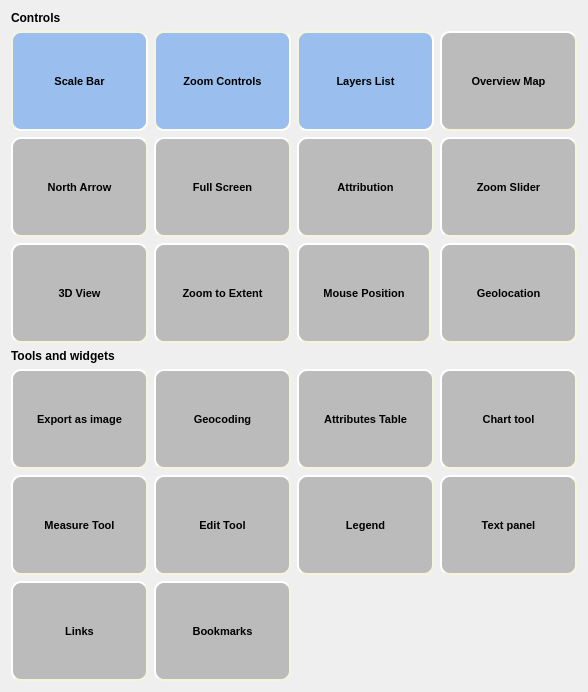
     <widget class="QWidget" name="widgetsTab">
      <attribute name="title">
       <string>Widgets</string>
      </attribute>
      <layout class="QGridLayout" name="gridLayout_3">
       <item row="0" column="0">
        <widget class="QLabel" name="label_2">
         <property name="sizePolicy">
          <sizepolicy hsizetype="Preferred" vsizetype="Fixed">
           <horstretch>0</horstretch>
           <verstretch>0</verstretch>
          </sizepolicy>
         </property>
         <property name="text">
          <string>&lt;html&gt;&lt;head/&gt;&lt;body&gt;&lt;p&gt;&lt;span style=&quot; font-weight:600;&quot;&gt;Controls&lt;/span&gt;&lt;/p&gt;&lt;/body&gt;&lt;/html&gt;</string>
         </property>
         <property name="textFormat">
          <enum>Qt::RichText</enum>
         </property>
        </widget>
       </item>
       <item row="1" column="0">
        <widget class="QToolButton" name="scaleBarButton">
         <property name="minimumSize">
          <size>
           <width>134</width>
           <height>100</height>
          </size>
         </property>
         <property name="styleSheet">
          <string notr="true">QToolButton {
     background-color: #bbbbbb;
     border-style: outset;
     border-width: 2px;
     border-radius: 10px;
     border-color: beige;
     font: bold 11px;
     min-width: 100px;
     max-widht: 100px;
     padding: 15px;
 }
 QToolButton:checked {
     background-color: #9ABEED;
     border-style: inset;
 }</string>
         </property>
         <property name="text">
          <string>Scale Bar</string>
         </property>
         <property name="icon">
          <iconset resource="resources.qrc">
           <normaloff>:/plugins/qgis2ol/icons/puzzle.png</normaloff>:/plugins/qgis2ol/icons/puzzle.png</iconset>
         </property>
         <property name="iconSize">
          <size>
           <width>32</width>
           <height>32</height>
          </size>
         </property>
         <property name="checkable">
          <bool>true</bool>
         </property>
         <property name="checked">
          <bool>true</bool>
         </property>
         <property name="toolButtonStyle">
          <enum>Qt::ToolButtonTextUnderIcon</enum>
         </property>
        </widget>
       </item>
       <item row="1" column="1">
        <widget class="QToolButton" name="zoomControlsButton">
         <property name="minimumSize">
          <size>
           <width>134</width>
           <height>100</height>
          </size>
         </property>
         <property name="styleSheet">
          <string notr="true">QToolButton {
     background-color: #bbbbbb;
     border-style: outset;
     border-width: 2px;
     border-radius: 10px;
     border-color: beige;
     font: bold 11px;
     min-width: 100px;
     max-widht: 100px;
     padding: 15px;
 }
 QToolButton:checked {
     background-color: #9ABEED;
     border-style: inset;
 }</string>
         </property>
         <property name="text">
          <string>Zoom Controls</string>
         </property>
         <property name="icon">
          <iconset resource="resources.qrc">
           <normaloff>:/plugins/qgis2ol/icons/puzzle.png</normaloff>:/plugins/qgis2ol/icons/puzzle.png</iconset>
         </property>
         <property name="iconSize">
          <size>
           <width>32</width>
           <height>32</height>
          </size>
         </property>
         <property name="checkable">
          <bool>true</bool>
         </property>
         <property name="checked">
          <bool>true</bool>
         </property>
         <property name="toolButtonStyle">
          <enum>Qt::ToolButtonTextUnderIcon</enum>
         </property>
         <property name="autoRaise">
          <bool>false</bool>
         </property>
         <property name="arrowType">
          <enum>Qt::NoArrow</enum>
         </property>
        </widget>
       </item>
       <item row="1" column="2">
        <widget class="QToolButton" name="layersListButton">
         <property name="minimumSize">
          <size>
           <width>134</width>
           <height>100</height>
          </size>
         </property>
         <property name="styleSheet">
          <string notr="true">QToolButton {
     background-color: #bbbbbb;
     border-style: outset;
     border-width: 2px;
     border-radius: 10px;
     border-color: beige;
     font: bold 11px;
     min-width: 100px;
     max-widht: 100px;
     padding: 15px;
 }
 QToolButton:checked {
     background-color: #9ABEED;
     border-style: inset;
 }</string>
         </property>
         <property name="text">
          <string>Layers List</string>
         </property>
         <property name="icon">
          <iconset resource="resources.qrc">
           <normaloff>:/plugins/qgis2ol/icons/puzzle.png</normaloff>:/plugins/qgis2ol/icons/puzzle.png</iconset>
         </property>
         <property name="iconSize">
          <size>
           <width>32</width>
           <height>32</height>
          </size>
         </property>
         <property name="checkable">
          <bool>true</bool>
         </property>
         <property name="checked">
          <bool>true</bool>
         </property>
         <property name="toolButtonStyle">
          <enum>Qt::ToolButtonTextUnderIcon</enum>
         </property>
        </widget>
       </item>
       <item row="1" column="3">
        <widget class="QToolButton" name="overviewButton">
         <property name="minimumSize">
          <size>
           <width>134</width>
           <height>100</height>
          </size>
         </property>
         <property name="styleSheet">
          <string notr="true">QToolButton {
     background-color: #bbbbbb;
     border-style: outset;
     border-width: 2px;
     border-radius: 10px;
     border-color: beige;
     font: bold 11px;
     min-width: 100px;
     max-widht: 100px;
     padding: 15px;
 }
 QToolButton:checked {
     background-color: #9ABEED;
     border-style: inset;
 }</string>
         </property>
         <property name="text">
          <string>Overview Map</string>
         </property>
         <property name="icon">
          <iconset resource="resources.qrc">
           <normaloff>:/plugins/qgis2ol/icons/puzzle.png</normaloff>:/plugins/qgis2ol/icons/puzzle.png</iconset>
         </property>
         <property name="iconSize">
          <size>
           <width>32</width>
           <height>32</height>
          </size>
         </property>
         <property name="checkable">
          <bool>true</bool>
         </property>
         <property name="toolButtonStyle">
          <enum>Qt::ToolButtonTextUnderIcon</enum>
         </property>
        </widget>
       </item>
       <item row="2" column="0">
        <widget class="QToolButton" name="northArrowButton">
         <property name="minimumSize">
          <size>
           <width>134</width>
           <height>100</height>
          </size>
         </property>
         <property name="styleSheet">
          <string notr="true">QToolButton {
     background-color: #bbbbbb;
     border-style: outset;
     border-width: 2px;
     border-radius: 10px;
     border-color: beige;
     font: bold 11px;
     min-width: 100px;
     max-widht: 100px;
     padding: 15px;
 }
 QToolButton:checked {
     background-color: #9ABEED;
     border-style: inset;
 }</string>
         </property>
         <property name="text">
          <string>North Arrow</string>
         </property>
         <property name="icon">
          <iconset resource="resources.qrc">
           <normaloff>:/plugins/qgis2ol/icons/puzzle.png</normaloff>:/plugins/qgis2ol/icons/puzzle.png</iconset>
         </property>
         <property name="iconSize">
          <size>
           <width>32</width>
           <height>32</height>
          </size>
         </property>
         <property name="checkable">
          <bool>true</bool>
         </property>
         <property name="toolButtonStyle">
          <enum>Qt::ToolButtonTextUnderIcon</enum>
         </property>
        </widget>
       </item>
       <item row="2" column="1">
        <widget class="QToolButton" name="fullScreenButton">
         <property name="minimumSize">
          <size>
           <width>134</width>
           <height>100</height>
          </size>
         </property>
         <property name="styleSheet">
          <string notr="true">QToolButton {
     background-color: #bbbbbb;
     border-style: outset;
     border-width: 2px;
     border-radius: 10px;
     border-color: beige;
     font: bold 11px;
     min-width: 100px;
     max-widht: 100px;
     padding: 15px;
 }
 QToolButton:checked {
     background-color: #9ABEED;
     border-style: inset;
 }</string>
         </property>
         <property name="text">
          <string>Full Screen</string>
         </property>
         <property name="icon">
          <iconset resource="resources.qrc">
           <normaloff>:/plugins/qgis2ol/icons/puzzle.png</normaloff>:/plugins/qgis2ol/icons/puzzle.png</iconset>
         </property>
         <property name="iconSize">
          <size>
           <width>32</width>
           <height>32</height>
          </size>
         </property>
         <property name="checkable">
          <bool>true</bool>
         </property>
         <property name="toolButtonStyle">
          <enum>Qt::ToolButtonTextUnderIcon</enum>
         </property>
        </widget>
       </item>
       <item row="2" column="2">
        <widget class="QToolButton" name="attributionButton">
         <property name="minimumSize">
          <size>
           <width>134</width>
           <height>100</height>
          </size>
         </property>
         <property name="styleSheet">
          <string notr="true">QToolButton {
     background-color: #bbbbbb;
     border-style: outset;
     border-width: 2px;
     border-radius: 10px;
     border-color: beige;
     font: bold 11px;
     min-width: 100px;
     max-widht: 100px;
     padding: 15px;
 }
 QToolButton:checked {
     background-color: #9ABEED;
     border-style: inset;
 }</string>
         </property>
         <property name="text">
          <string>Attribution</string>
         </property>
         <property name="icon">
          <iconset resource="resources.qrc">
           <normaloff>:/plugins/qgis2ol/icons/puzzle.png</normaloff>:/plugins/qgis2ol/icons/puzzle.png</iconset>
         </property>
         <property name="iconSize">
          <size>
           <width>32</width>
           <height>32</height>
          </size>
         </property>
         <property name="checkable">
          <bool>true</bool>
         </property>
         <property name="toolButtonStyle">
          <enum>Qt::ToolButtonTextUnderIcon</enum>
         </property>
        </widget>
       </item>
       <item row="2" column="3">
        <widget class="QToolButton" name="zoomSliderButton">
         <property name="minimumSize">
          <size>
           <width>134</width>
           <height>100</height>
          </size>
         </property>
         <property name="styleSheet">
          <string notr="true">QToolButton {
     background-color: #bbbbbb;
     border-style: outset;
     border-width: 2px;
     border-radius: 10px;
     border-color: beige;
     font: bold 11px;
     min-width: 100px;
     max-widht: 100px;
     padding: 15px;
 }
 QToolButton:checked {
     background-color: #9ABEED;
     border-style: inset;
 }</string>
         </property>
         <property name="text">
          <string>Zoom Slider</string>
         </property>
         <property name="icon">
          <iconset resource="resources.qrc">
           <normaloff>:/plugins/qgis2ol/icons/puzzle.png</normaloff>:/plugins/qgis2ol/icons/puzzle.png</iconset>
         </property>
         <property name="iconSize">
          <size>
           <width>32</width>
           <height>32</height>
          </size>
         </property>
         <property name="checkable">
          <bool>true</bool>
         </property>
         <property name="toolButtonStyle">
          <enum>Qt::ToolButtonTextUnderIcon</enum>
         </property>
        </widget>
       </item>
       <item row="3" column="0">
        <widget class="QToolButton" name="cesiumButton">
         <property name="minimumSize">
          <size>
           <width>134</width>
           <height>100</height>
          </size>
         </property>
         <property name="styleSheet">
          <string notr="true">QToolButton {
     background-color: #bbbbbb;
     border-style: outset;
     border-width: 2px;
     border-radius: 10px;
     border-color: beige;
     font: bold 11px;
     min-width: 100px;
     max-widht: 100px;
     padding: 15px;
 }
 QToolButton:checked {
     background-color: #9ABEED;
     border-style: inset;
 }</string>
         </property>
         <property name="text">
          <string>3D View</string>
         </property>
         <property name="icon">
          <iconset resource="resources.qrc">
           <normaloff>:/plugins/qgis2ol/icons/puzzle.png</normaloff>:/plugins/qgis2ol/icons/puzzle.png</iconset>
         </property>
         <property name="iconSize">
          <size>
           <width>32</width>
           <height>32</height>
          </size>
         </property>
         <property name="checkable">
          <bool>true</bool>
         </property>
         <property name="toolButtonStyle">
          <enum>Qt::ToolButtonTextUnderIcon</enum>
         </property>
        </widget>
       </item>
       <item row="3" column="1">
        <widget class="QToolButton" name="zoomToExtentButton">
         <property name="minimumSize">
          <size>
           <width>134</width>
           <height>100</height>
          </size>
         </property>
         <property name="styleSheet">
          <string notr="true">QToolButton {
     background-color: #bbbbbb;
     border-style: outset;
     border-width: 2px;
     border-radius: 10px;
     border-color: beige;
     font: bold 11px;
     min-width: 100px;
     max-widht: 100px;
     padding: 15px;
 }
 QToolButton:checked {
     background-color: #9ABEED;
     border-style: inset;
 }</string>
         </property>
         <property name="text">
          <string>Zoom to Extent</string>
         </property>
         <property name="icon">
          <iconset resource="resources.qrc">
           <normaloff>:/plugins/qgis2ol/icons/puzzle.png</normaloff>:/plugins/qgis2ol/icons/puzzle.png</iconset>
         </property>
         <property name="iconSize">
          <size>
           <width>32</width>
           <height>32</height>
          </size>
         </property>
         <property name="checkable">
          <bool>true</bool>
         </property>
         <property name="toolButtonStyle">
          <enum>Qt::ToolButtonTextUnderIcon</enum>
         </property>
        </widget>
       </item>
       <item row="3" column="2">
        <widget class="QToolButton" name="mousePositionButton">
         <property name="minimumSize">
          <size>
           <width>134</width>
           <height>100</height>
          </size>
         </property>
         <property name="maximumSize">
          <size>
           <width>100</width>
           <height>100</height>
          </size>
         </property>
         <property name="styleSheet">
          <string notr="true">QToolButton {
     background-color: #bbbbbb;
     border-style: outset;
     border-width: 2px;
     border-radius: 10px;
     border-color: beige;
     font: bold 11px;
     min-width: 100px;
     max-widht: 100px;
     padding: 15px;
 }
 QToolButton:checked {
     background-color: #9ABEED;
     border-style: inset;
 }</string>
         </property>
         <property name="text">
          <string>Mouse Position</string>
         </property>
         <property name="icon">
          <iconset resource="resources.qrc">
           <normaloff>:/plugins/qgis2ol/icons/puzzle.png</normaloff>:/plugins/qgis2ol/icons/puzzle.png</iconset>
         </property>
         <property name="iconSize">
          <size>
           <width>32</width>
           <height>32</height>
          </size>
         </property>
         <property name="checkable">
          <bool>true</bool>
         </property>
         <property name="autoRepeat">
          <bool>false</bool>
         </property>
         <property name="toolButtonStyle">
          <enum>Qt::ToolButtonTextUnderIcon</enum>
         </property>
        </widget>
       </item>
       <item row="3" column="3">
        <widget class="QToolButton" name="geolocationButton">
         <property name="minimumSize">
          <size>
           <width>134</width>
           <height>100</height>
          </size>
         </property>
         <property name="styleSheet">
          <string notr="true">QToolButton {
     background-color: #bbbbbb;
     border-style: outset;
     border-width: 2px;
     border-radius: 10px;
     border-color: beige;
     font: bold 11px;
     min-width: 100px;
     max-widht: 100px;
     padding: 15px;
 }
 QToolButton:checked {
     background-color: #9ABEED;
     border-style: inset;
 }</string>
         </property>
         <property name="text">
          <string>Geolocation</string>
         </property>
         <property name="icon">
          <iconset resource="resources.qrc">
           <normaloff>:/plugins/qgis2ol/icons/puzzle.png</normaloff>:/plugins/qgis2ol/icons/puzzle.png</iconset>
         </property>
         <property name="iconSize">
          <size>
           <width>32</width>
           <height>32</height>
          </size>
         </property>
         <property name="checkable">
          <bool>true</bool>
         </property>
         <property name="toolButtonStyle">
          <enum>Qt::ToolButtonTextUnderIcon</enum>
         </property>
        </widget>
       </item>
       <item row="4" column="0">
        <widget class="QLabel" name="label_15">
         <property name="sizePolicy">
          <sizepolicy hsizetype="Preferred" vsizetype="Fixed">
           <horstretch>0</horstretch>
           <verstretch>0</verstretch>
          </sizepolicy>
         </property>
         <property name="text">
          <string>&lt;html&gt;&lt;head/&gt;&lt;body&gt;&lt;p&gt;&lt;span style=&quot; font-weight:600;&quot;&gt;Tools and widgets &lt;/span&gt;&lt;/p&gt;&lt;/body&gt;&lt;/html&gt;</string>
         </property>
         <property name="textFormat">
          <enum>Qt::RichText</enum>
         </property>
        </widget>
       </item>
       <item row="5" column="0">
        <widget class="QToolButton" name="exportAsImageButton">
         <property name="minimumSize">
          <size>
           <width>134</width>
           <height>100</height>
          </size>
         </property>
         <property name="styleSheet">
          <string notr="true">QToolButton {
     background-color: #bbbbbb;
     border-style: outset;
     border-width: 2px;
     border-radius: 10px;
     border-color: beige;
     font: bold 11px;
     min-width: 100px;
     max-widht: 100px;
     padding: 15px;
 }
 QToolButton:checked {
     background-color: #9ABEED;
     border-style: inset;
 }</string>
         </property>
         <property name="text">
          <string>Export as image</string>
         </property>
         <property name="icon">
          <iconset resource="resources.qrc">
           <normaloff>:/plugins/qgis2ol/icons/puzzle.png</normaloff>:/plugins/qgis2ol/icons/puzzle.png</iconset>
         </property>
         <property name="iconSize">
          <size>
           <width>32</width>
           <height>32</height>
          </size>
         </property>
         <property name="checkable">
          <bool>true</bool>
         </property>
         <property name="checked">
          <bool>false</bool>
         </property>
         <property name="toolButtonStyle">
          <enum>Qt::ToolButtonTextUnderIcon</enum>
         </property>
        </widget>
       </item>
       <item row="5" column="1">
        <widget class="QToolButton" name="geocodingButton">
         <property name="minimumSize">
          <size>
           <width>134</width>
           <height>100</height>
          </size>
         </property>
         <property name="styleSheet">
          <string notr="true">QToolButton {
     background-color: #bbbbbb;
     border-style: outset;
     border-width: 2px;
     border-radius: 10px;
     border-color: beige;
     font: bold 11px;
     min-width: 100px;
     max-widht: 100px;
     padding: 15px;
 }
 QToolButton:checked {
     background-color: #9ABEED;
     border-style: inset;
 }</string>
         </property>
         <property name="text">
          <string>Geocoding</string>
         </property>
         <property name="icon">
          <iconset resource="resources.qrc">
           <normaloff>:/plugins/qgis2ol/icons/puzzle.png</normaloff>:/plugins/qgis2ol/icons/puzzle.png</iconset>
         </property>
         <property name="iconSize">
          <size>
           <width>32</width>
           <height>32</height>
          </size>
         </property>
         <property name="checkable">
          <bool>true</bool>
         </property>
         <property name="toolButtonStyle">
          <enum>Qt::ToolButtonTextUnderIcon</enum>
         </property>
        </widget>
       </item>
       <item row="5" column="2">
        <widget class="QToolButton" name="attributesTableButton">
         <property name="minimumSize">
          <size>
           <width>134</width>
           <height>100</height>
          </size>
         </property>
         <property name="styleSheet">
          <string notr="true">QToolButton {
     background-color: #bbbbbb;
     border-style: outset;
     border-width: 2px;
     border-radius: 10px;
     border-color: beige;
     font: bold 11px;
     min-width: 100px;
     max-widht: 100px;
     padding: 15px;
 }
 QToolButton:checked {
     background-color: #9ABEED;
     border-style: inset;
 }</string>
         </property>
         <property name="text">
          <string>Attributes Table</string>
         </property>
         <property name="icon">
          <iconset resource="resources.qrc">
           <normaloff>:/plugins/qgis2ol/icons/puzzle.png</normaloff>:/plugins/qgis2ol/icons/puzzle.png</iconset>
         </property>
         <property name="iconSize">
          <size>
           <width>32</width>
           <height>32</height>
          </size>
         </property>
         <property name="checkable">
          <bool>true</bool>
         </property>
         <property name="toolButtonStyle">
          <enum>Qt::ToolButtonTextUnderIcon</enum>
         </property>
        </widget>
       </item>
       <item row="5" column="3">
        <widget class="QToolButton" name="chartToolButton">
         <property name="minimumSize">
          <size>
           <width>134</width>
           <height>100</height>
          </size>
         </property>
         <property name="styleSheet">
          <string notr="true">QToolButton {
     background-color: #bbbbbb;
     border-style: outset;
     border-width: 2px;
     border-radius: 10px;
     border-color: beige;
     font: bold 11px;
     min-width: 100px;
     max-widht: 100px;
     padding: 15px;
 }
 QToolButton:checked {
     background-color: #9ABEED;
     border-style: inset;
 }</string>
         </property>
         <property name="text">
          <string>Chart tool</string>
         </property>
         <property name="icon">
          <iconset resource="resources.qrc">
           <normaloff>:/plugins/qgis2ol/icons/puzzle.png</normaloff>:/plugins/qgis2ol/icons/puzzle.png</iconset>
         </property>
         <property name="iconSize">
          <size>
           <width>32</width>
           <height>32</height>
          </size>
         </property>
         <property name="checkable">
          <bool>true</bool>
         </property>
         <property name="toolButtonStyle">
          <enum>Qt::ToolButtonTextUnderIcon</enum>
         </property>
        </widget>
       </item>
       <item row="6" column="0">
        <widget class="QToolButton" name="measureToolButton">
         <property name="minimumSize">
          <size>
           <width>134</width>
           <height>100</height>
          </size>
         </property>
         <property name="styleSheet">
          <string notr="true">QToolButton {
     background-color: #bbbbbb;
     border-style: outset;
     border-width: 2px;
     border-radius: 10px;
     border-color: beige;
     font: bold 11px;
     min-width: 100px;
     max-widht: 100px;
     padding: 15px;
 }
 QToolButton:checked {
     background-color: #9ABEED;
     border-style: inset;
 }</string>
         </property>
         <property name="text">
          <string>Measure Tool</string>
         </property>
         <property name="icon">
          <iconset resource="resources.qrc">
           <normaloff>:/plugins/qgis2ol/icons/puzzle.png</normaloff>:/plugins/qgis2ol/icons/puzzle.png</iconset>
         </property>
         <property name="iconSize">
          <size>
           <width>32</width>
           <height>32</height>
          </size>
         </property>
         <property name="checkable">
          <bool>true</bool>
         </property>
         <property name="toolButtonStyle">
          <enum>Qt::ToolButtonTextUnderIcon</enum>
         </property>
        </widget>
       </item>
       <item row="6" column="1">
        <widget class="QToolButton" name="editToolButton">
         <property name="minimumSize">
          <size>
           <width>134</width>
           <height>100</height>
          </size>
         </property>
         <property name="styleSheet">
          <string notr="true">QToolButton {
     background-color: #bbbbbb;
     border-style: outset;
     border-width: 2px;
     border-radius: 10px;
     border-color: beige;
     font: bold 11px;
     min-width: 100px;
     max-widht: 100px;
     padding: 15px;
 }
 QToolButton:checked {
     background-color: #9ABEED;
     border-style: inset;
 }</string>
         </property>
         <property name="text">
          <string>Edit Tool</string>
         </property>
         <property name="icon">
          <iconset resource="resources.qrc">
           <normaloff>:/plugins/qgis2ol/icons/puzzle.png</normaloff>:/plugins/qgis2ol/icons/puzzle.png</iconset>
         </property>
         <property name="iconSize">
          <size>
           <width>32</width>
           <height>32</height>
          </size>
         </property>
         <property name="checkable">
          <bool>true</bool>
         </property>
         <property name="toolButtonStyle">
          <enum>Qt::ToolButtonTextUnderIcon</enum>
         </property>
        </widget>
       </item>
       <item row="6" column="2">
        <widget class="QToolButton" name="legendButton">
         <property name="minimumSize">
          <size>
           <width>134</width>
           <height>100</height>
          </size>
         </property>
         <property name="styleSheet">
          <string notr="true">QToolButton {
     background-color: #bbbbbb;
     border-style: outset;
     border-width: 2px;
     border-radius: 10px;
     border-color: beige;
     font: bold 11px;
     min-width: 100px;
     max-widht: 100px;
     padding: 15px;
 }
 QToolButton:checked {
     background-color: #9ABEED;
     border-style: inset;
 }</string>
         </property>
         <property name="text">
          <string>Legend</string>
         </property>
         <property name="icon">
          <iconset resource="resources.qrc">
           <normaloff>:/plugins/qgis2ol/icons/puzzle.png</normaloff>:/plugins/qgis2ol/icons/puzzle.png</iconset>
         </property>
         <property name="iconSize">
          <size>
           <width>32</width>
           <height>32</height>
          </size>
         </property>
         <property name="checkable">
          <bool>true</bool>
         </property>
         <property name="toolButtonStyle">
          <enum>Qt::ToolButtonTextUnderIcon</enum>
         </property>
        </widget>
       </item>
       <item row="6" column="3">
        <widget class="QToolButton" name="textPanelButton">
         <property name="minimumSize">
          <size>
           <width>134</width>
           <height>100</height>
          </size>
         </property>
         <property name="styleSheet">
          <string notr="true">QToolButton {
     background-color: #bbbbbb;
     border-style: outset;
     border-width: 2px;
     border-radius: 10px;
     border-color: beige;
     font: bold 11px;
     min-width: 100px;
     max-widht: 100px;
     padding: 15px;
 }
 QToolButton:checked {
     background-color: #9ABEED;
     border-style: inset;
 }</string>
         </property>
         <property name="text">
          <string>Text panel</string>
         </property>
         <property name="icon">
          <iconset resource="resources.qrc">
           <normaloff>:/plugins/qgis2ol/icons/puzzle.png</normaloff>:/plugins/qgis2ol/icons/puzzle.png</iconset>
         </property>
         <property name="iconSize">
          <size>
           <width>32</width>
           <height>32</height>
          </size>
         </property>
         <property name="checkable">
          <bool>true</bool>
         </property>
         <property name="checked">
          <bool>false</bool>
         </property>
         <property name="toolButtonStyle">
          <enum>Qt::ToolButtonTextUnderIcon</enum>
         </property>
        </widget>
       </item>
       <item row="7" column="0">
        <widget class="QToolButton" name="linksButton">
         <property name="minimumSize">
          <size>
           <width>134</width>
           <height>100</height>
          </size>
         </property>
         <property name="styleSheet">
          <string notr="true">QToolButton {
     background-color: #bbbbbb;
     border-style: outset;
     border-width: 2px;
     border-radius: 10px;
     border-color: beige;
     font: bold 11px;
     min-width: 100px;
     max-widht: 100px;
     padding: 15px;
 }
 QToolButton:checked {
     background-color: #9ABEED;
     border-style: inset;
 }</string>
         </property>
         <property name="text">
          <string>Links</string>
         </property>
         <property name="icon">
          <iconset resource="resources.qrc">
           <normaloff>:/plugins/qgis2ol/icons/puzzle.png</normaloff>:/plugins/qgis2ol/icons/puzzle.png</iconset>
         </property>
         <property name="iconSize">
          <size>
           <width>32</width>
           <height>32</height>
          </size>
         </property>
         <property name="checkable">
          <bool>true</bool>
         </property>
         <property name="toolButtonStyle">
          <enum>Qt::ToolButtonTextUnderIcon</enum>
         </property>
        </widget>
       </item>
       <item row="7" column="1">
        <widget class="QToolButton" name="bookmarksButton">
         <property name="minimumSize">
          <size>
           <width>134</width>
           <height>100</height>
          </size>
         </property>
         <property name="styleSheet">
          <string notr="true">QToolButton {
     background-color: #bbbbbb;
     border-style: outset;
     border-width: 2px;
     border-radius: 10px;
     border-color: beige;
     font: bold 11px;
     min-width: 100px;
     max-widht: 100px;
     padding: 15px;
 }
 QToolButton:checked {
     background-color: #9ABEED;
     border-style: inset;
 }</string>
         </property>
         <property name="text">
          <string>Bookmarks</string>
         </property>
         <property name="icon">
          <iconset resource="resources.qrc">
           <normaloff>:/plugins/qgis2ol/icons/puzzle.png</normaloff>:/plugins/qgis2ol/icons/puzzle.png</iconset>
         </property>
         <property name="iconSize">
          <size>
           <width>32</width>
           <height>32</height>
          </size>
         </property>
         <property name="checkable">
          <bool>true</bool>
         </property>
         <property name="toolButtonStyle">
          <enum>Qt::ToolButtonTextUnderIcon</enum>
         </property>
        </widget>
       </item>
       <item row="8" column="0">
        <spacer name="verticalSpacer_3">
         <property name="orientation">
          <enum>Qt::Vertical</enum>
         </property>
         <property name="sizeHint" stdset="0">
          <size>
           <width>20</width>
           <height>0</height>
          </size>
         </property>
        </spacer>
       </item>
      </layout>
     </widget>
